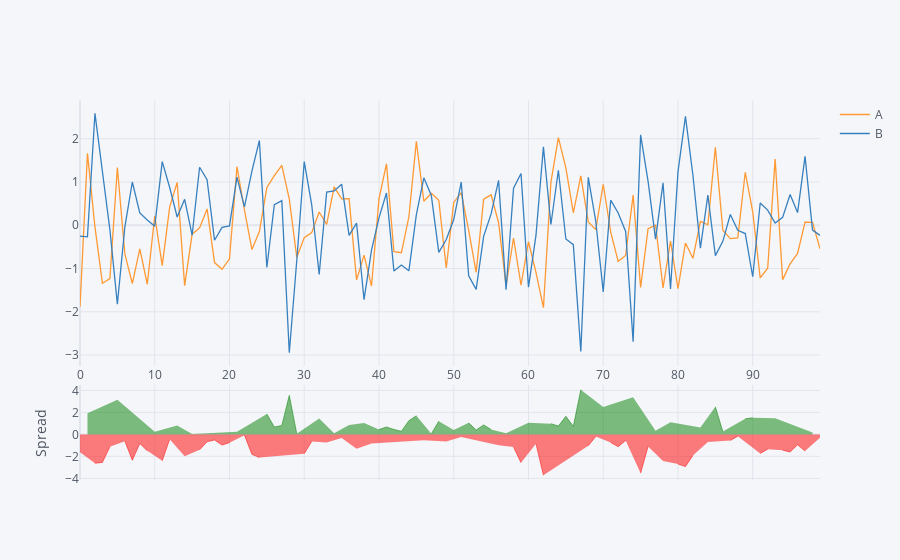

Notebook source saved alongside this figure:
### Code cell
df[['A','B']].iplot(kind='spread')
